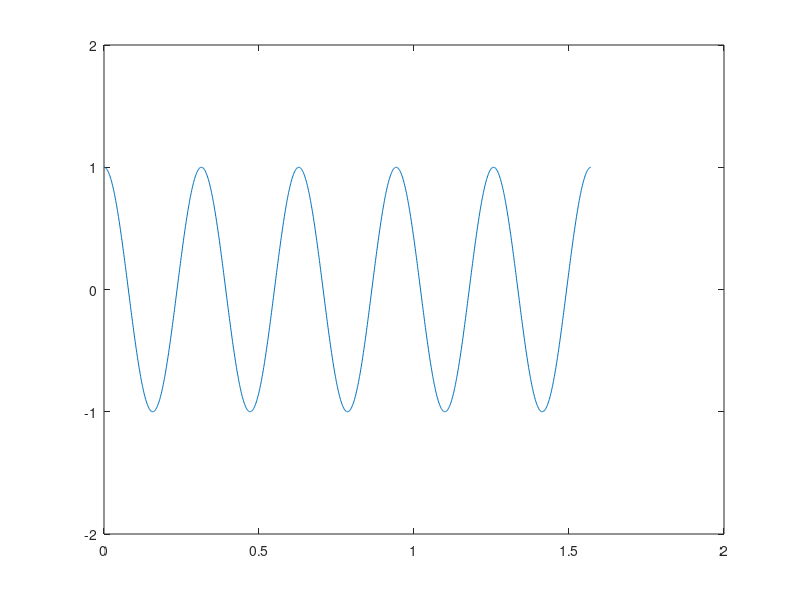

This figure's MATLAB source: (Note: this script raises an error after producing the figure.)

A_M = 1;                                    
OMEGA = 20;                          
Ws = 5000;                                 
Fs = Ws/(2*pi);                             
T = 1/Fs;                                 
t = [0:T:5*2*pi/OMEGA];                    
s_M = A_M*cos(OMEGA*t);                     

figure
plot(t, s_M);
ylim([-2 2]);

%%%%%%%%%%%%%%%%%%%%%%%%%%%%


figure                                    
specplot(s_M, Fs);                    

% AM-signal

A0=1;                                      
omega0 = 200;                               
phi0 = 2.5;                                   
s_AM = pmmod(s_M, OMEGA, omega0, phi0); 

figure
hold on
plot(t, s_AM);                              
plot(t, s_M, '--', 'Color', 'red'); 
hold off

figure                                      
specplot(s_AM, Fs);  
xlim([0 250]);

f = pmdemod(s_AM, OMEGA, omega0, phi0);

figure
plot(t, f);                     

figure                                      
specplot(f, omega0); 
